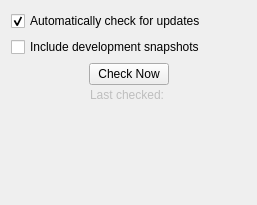
      <widget class="QWidget" name="pageUpdate">
       <layout class="QVBoxLayout" name="verticalLayout_11">
        <item>
         <layout class="QHBoxLayout" name="horizontalLayout_9">
          <item>
           <layout class="QVBoxLayout" name="verticalLayout_8">
            <item>
             <widget class="QCheckBox" name="updateCheckBox">
              <property name="text">
               <string>Automatically check for updates</string>
              </property>
              <property name="checked">
               <bool>true</bool>
              </property>
             </widget>
            </item>
            <item>
             <widget class="QCheckBox" name="snapshotCheckBox">
              <property name="text">
               <string>Include development snapshots</string>
              </property>
             </widget>
            </item>
           </layout>
          </item>
          <item>
           <spacer name="horizontalSpacer_2">
            <property name="orientation">
             <enum>Qt::Horizontal</enum>
            </property>
            <property name="sizeHint" stdset="0">
             <size>
              <width>40</width>
              <height>20</height>
             </size>
            </property>
           </spacer>
          </item>
         </layout>
        </item>
        <item>
         <layout class="QVBoxLayout" name="verticalLayout_7">
          <property name="spacing">
           <number>0</number>
          </property>
          <item>
           <layout class="QHBoxLayout" name="horizontalLayout_11">
            <item>
             <spacer name="horizontalSpacer_10">
              <property name="orientation">
               <enum>Qt::Horizontal</enum>
              </property>
              <property name="sizeHint" stdset="0">
               <size>
                <width>40</width>
                <height>20</height>
               </size>
              </property>
             </spacer>
            </item>
            <item>
             <widget class="QPushButton" name="checkNowButton">
              <property name="text">
               <string>Check Now</string>
              </property>
             </widget>
            </item>
            <item>
             <spacer name="horizontalSpacer_9">
              <property name="orientation">
               <enum>Qt::Horizontal</enum>
              </property>
              <property name="sizeHint" stdset="0">
               <size>
                <width>40</width>
                <height>20</height>
               </size>
              </property>
             </spacer>
            </item>
           </layout>
          </item>
          <item>
           <layout class="QHBoxLayout" name="horizontalLayout_10">
            <item>
             <spacer name="horizontalSpacer_31">
              <property name="orientation">
               <enum>Qt::Horizontal</enum>
              </property>
              <property name="sizeHint" stdset="0">
               <size>
                <width>40</width>
                <height>20</height>
               </size>
              </property>
             </spacer>
            </item>
            <item>
             <widget class="QLabel" name="lastCheckedLabel">
              <property name="enabled">
               <bool>false</bool>
              </property>
              <property name="text">
               <string>Last checked: </string>
              </property>
             </widget>
            </item>
            <item>
             <spacer name="horizontalSpacer_12">
              <property name="orientation">
               <enum>Qt::Horizontal</enum>
              </property>
              <property name="sizeHint" stdset="0">
               <size>
                <width>40</width>
                <height>20</height>
               </size>
              </property>
             </spacer>
            </item>
           </layout>
          </item>
         </layout>
        </item>
        <item>
         <spacer name="verticalSpacer_7">
          <property name="orientation">
           <enum>Qt::Vertical</enum>
          </property>
          <property name="sizeHint" stdset="0">
           <size>
            <width>20</width>
            <height>89</height>
           </size>
          </property>
         </spacer>
        </item>
       </layout>
      </widget>
